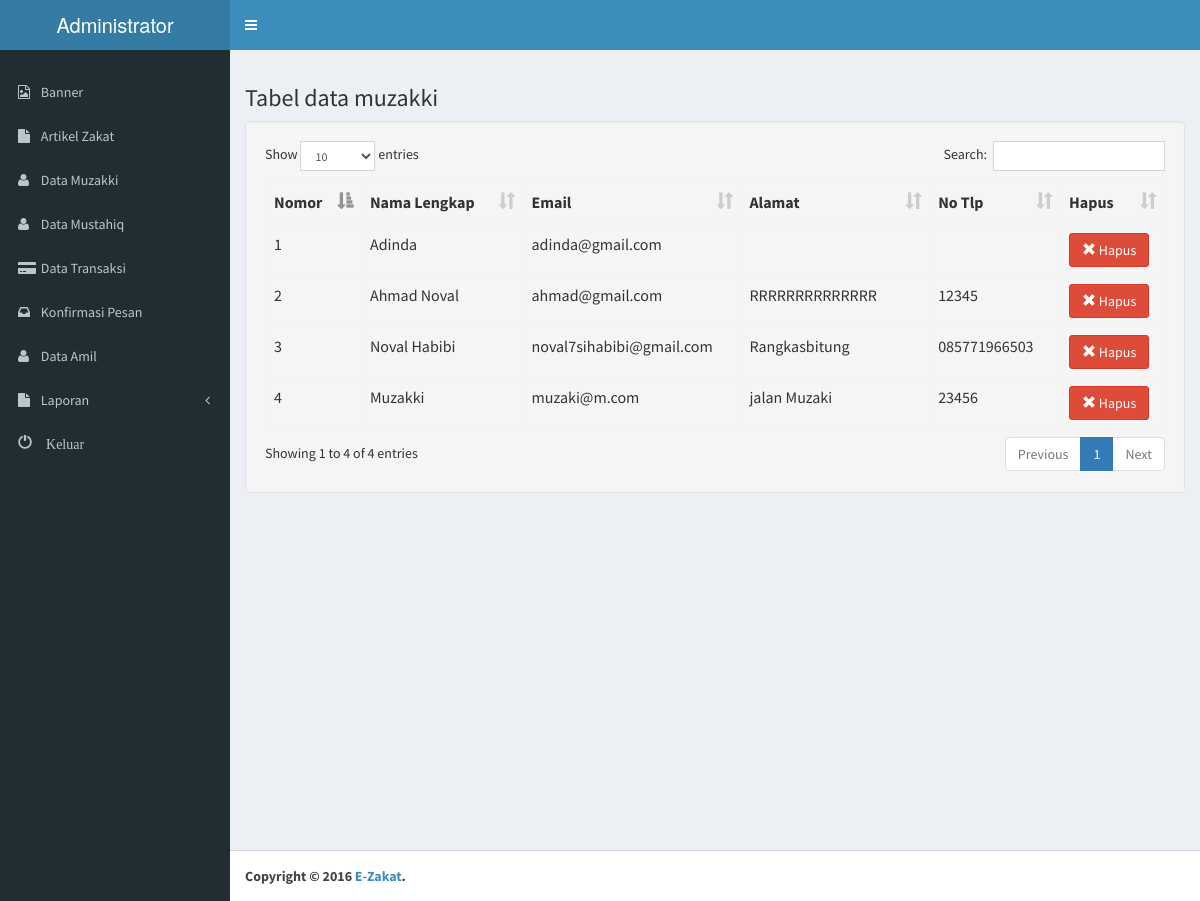
Page /admin/data_muzakki.php (signed in) on the committed database.
### tables this page shows
CREATE TABLE `muzakki` (
  `id_muzakki` varchar(6) NOT NULL,
  `foto_profil` varchar(30) NOT NULL,
  `nama_muzakki` varchar(50) NOT NULL,
  `email` varchar(30) NOT NULL,
  `password` varchar(100) NOT NULL,
  `alamat` text NOT NULL,
  `no_telp` varchar(20) NOT NULL,
  `tgl_daftar` date NOT NULL
);

### admin/config/fungsi.php (called while the page is built, shortened)
<?php
function tampilmuzakki(){
	global $konek;
	$sql="SELECT * FROM muzakki";
	$result=mysqli_query($konek,$sql) or die('gagal menampilkan data');
	return $result;
}
 ?>

### admin/data_muzakki.php (the view, shortened to what this page needs)
<?php
include 'head_admin.php';
$result=tampilmuzakki();
?>
<link rel="stylesheet" href="dist/sweet/sweetalert.css">
<link rel="stylesheet" type="text/css" href="media/css/dataTables.bootstrap.css">
<div class="content-wrapper">
   <section class="content">
			<h3>Tabel data muzakki</h3>
				<div class="well">
					<table id="muzakki" class="table table-bordered">
		                <thead>
		                    <tr>
		                        <th>Nomor</th>
		                        <th>Nama Lengkap</th>
		                        <th>Email</th>
		                        <th>Alamat</th>
		                        <th>No Tlp</th>
		                        <th>Hapus</th>
		                    </tr>
		                </thead>
		                 <tbody>
			                <?php
			                $no = 1;
			                while ($a = mysqli_fetch_assoc($result)) {
			                ?>
		                <tr>
		                    <td><?php echo  $no;?></td>
		                    <td><?php echo  $a['nama_muzakki']; ?></td>
		                    <td><?php echo  $a['email']; ?></td>
		                    <td><?php echo  $a['alamat']; ?></td>
		                    <td><?php echo  $a['no_telp']; ?></td>
		                    <td><a href="hapusmuzakki.php?id=<?php echo  $a['id_muzakki'];?>" class="btn btn-primary btn-danger delete-link"><span class="glyphicon glyphicon-remove"></span> Hapus</a></td>
		                </tr>
		                    <?php
		                    $no++;
		                    }
		                    ?>
		                </tbody>
		            </table>
				</div>
   </section>
</div>
<?php include 'foot_admin.php'; ?>

### rows in the picture
muzakki: nama_muzakki "Adinda", email "adinda@gmail.com"
muzakki: nama_muzakki "Ahmad Noval", email "ahmad@gmail.com", alamat "RRRRRRRRRRRRRR", no_telp "12345"
muzakki: nama_muzakki "Noval Habibi", email "noval7sihabibi@gmail.com", alamat "Rangkasbitung", no_telp "085771966503"
muzakki: nama_muzakki "Muzakki", email "muzaki@m.com", alamat "jalan Muzaki", no_telp "23456"
